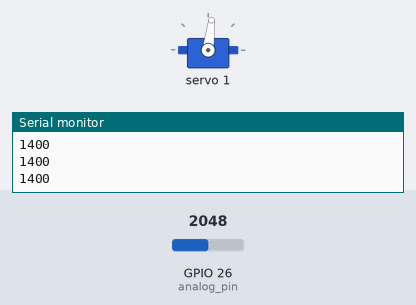
The sketch below on a simulated ESP32. Shown: servo, the last lines printed to the serial monitor. The test bench sets the inputs (shaded band); at power-on: GPIO 26 (analog_pin) = 2048.

Above: at 1.4 s.
1.5 s: GPIO 26 (analog_pin) set to 2866
At 1.8 s:
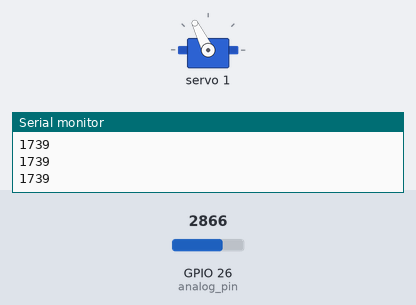
3.0 s: GPIO 26 (analog_pin) set to 3603
At 4.0 s:
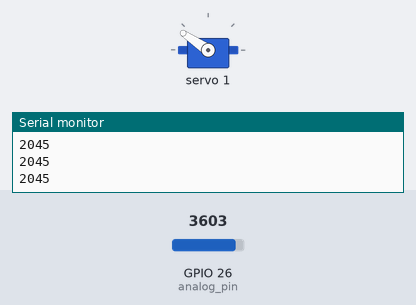
4.5 s: GPIO 26 (analog_pin) set to 4095
At 5.1 s:
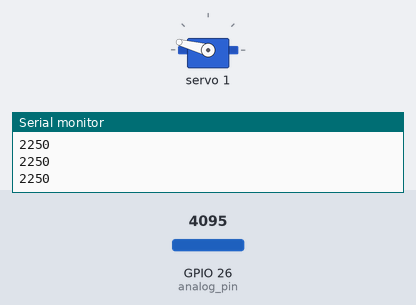
6.0 s: GPIO 26 (analog_pin) set to 1228
At 7.2 s:
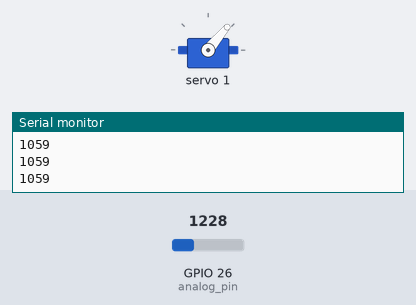
7.5 s: GPIO 26 (analog_pin) set to 491
At 8.4 s:
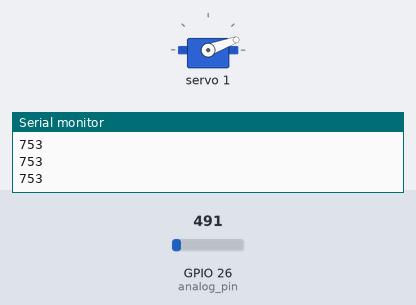
9.0 s: GPIO 26 (analog_pin) set to 2047
At 10.1 s:
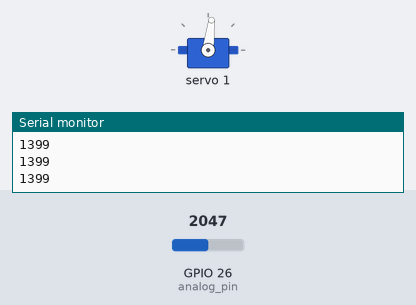
Timing chart, 0 to 11.5 s (numbered marks = the images above; inputs shaded):
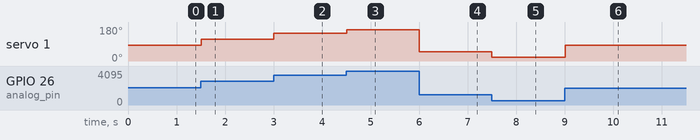

Measured:
- after the input at 1.5 s, servo 1: 83° → 116° at once
- after the input at 3.0 s, servo 1: 116° → 146° at once
- after the input at 4.5 s, servo 1: 146° → 165° at once
- after the input at 6.0 s, servo 1: 165° → 50° at once
- after the input at 7.5 s, servo 1: 50° → 20° at once
- after the input at 9.0 s, servo 1: 20° → 83° at once

The sketch:

Servo_Poti.ino
```cpp
// Make sure these libraries are installed
// If not the case, use Tools > Manage Libraries
#include <Wire.h>
#include <Adafruit_PWMServoDriver.h>

// declare variables
int servo_num = 0;
int servo_freq = 50;
int analog_pin = 26;
int poti_reading = 0;
int mapping = 0;
int mapped_pwm_duration = 0;
// create a pwm object to control the servo
Adafruit_PWMServoDriver pwm = Adafruit_PWMServoDriver();

void setup() {

  // _______________ Begin - Setup _______________

  // Begin the serial communication
  Serial.begin(115200);
  // Begin PWM communication and set servo frequency
  pwm.begin();
  pwm.setPWMFreq(50); //equals to 20ms
  delay(200);


  // _______________ End - Setup _______________

}

void loop() {
  // _______________ Begin - Loop _______________

  // Read values from the analog pin and map/scale them to the movment range of the servo.
  // Optionally display the reading from the potentiometer on the serial monitor
  // Set the servo position according to the mapped/scaled value

  poti_reading = analogRead(analog_pin);
  mapped_pwm_duration = map(poti_reading, 0, 4095, 550, 2250); //the max range of 2400 had to be corrected to 2250 for the setup in the lab (discussed with alex)
  Serial.println(mapped_pwm_duration);
  pwm.writeMicroseconds(1, mapped_pwm_duration);

  // _______________ End - Loop _______________

  delay(15); // wait for the servo to get there
}
```
